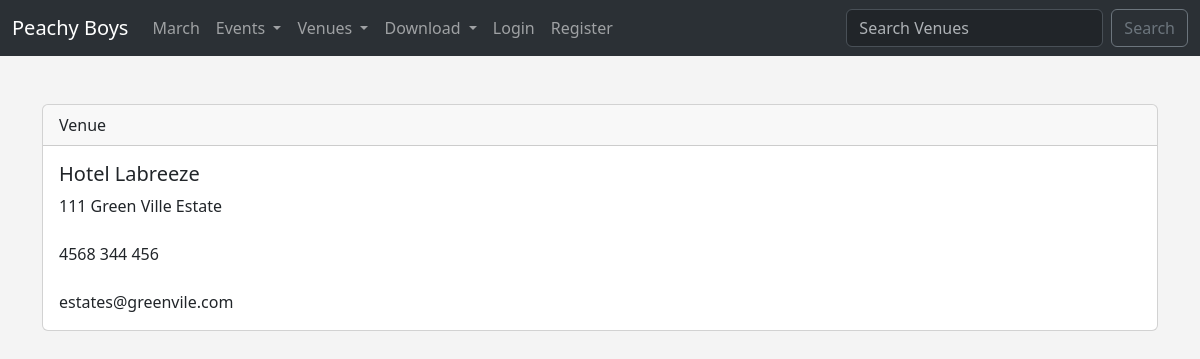
Page /show_venue/6/ on the committed database.
### events/models.py (models this page shows)
class Venue(models.Model):
    name = models.CharField(max_length=120)
    address = models.CharField(max_length=300)
    zip_code =  models.CharField(max_length=15, blank=True)
    phone = models.CharField(max_length=15, blank=True)
    web = models.URLField(blank=True)
    email_address = models.EmailField(blank=True)
    owner = models.IntegerField(blank=False, default=1)
    def __str__(self):
        return self.name

### events/views.py (the view)
# urls.py: path('show_venue/<venue_id>/', views.show_venue, name='show-venue'),
def show_venue(request, venue_id):
    venue = Venue.objects.get(pk=venue_id)
    return render(request, 'events/show_venue.html', {'venue':venue})

### events/templates/events/show_venue.html
{% extends 'events/base.html' %}
{% block content %}
<center>
 <br>
</center>
<div class="card">
    <div class="card-header">
        Venue
    </div>
    <div class="card-body">
      <h5 class="card-title">{{venue }}</h5>
      <p class="card-text">
            {{ venue.address }} <br>
 {{ venue.zip_code }} <br>
 {{ venue.phone }} <br>
 <a href="{{ venue.web }}">{{ venue.web }}</a> <br>
 {{ venue.email_address }} <br>
      </p>
    </div>
  </div>
  <br>
{% endblock %}

### events/templates/events/base.html (style rules this page uses)
body { background: #f4f4f4 !important; }

### rows in the picture
Venue: name "Hotel Labreeze", address "111 Green Ville Estate", phone "4568 344 456", email_address "estates@greenvile.com"
